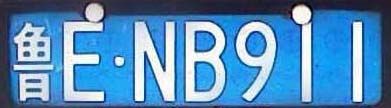
%> input picture Ⅰ类文件分割/I类/鲁ENB911.jpg, 391 x 108 px
$ octave luENB911.m   (GNU Octave 9; MATLAB toolbox functions it lacks are replaced by stand-ins)
%> lines starting %> are read from the running program, lines starting %| are printed output that depends on the picture; in (x1, y1, x2, y2) boxes, pixels count from 0 and x2, y2 are one past the last pixel; in counts of white or black regions, pixels touching at a corner belong together; the program's own positions count from 1
%%
clear;
close all;
clc;

%% 读取图像
img = imread('鲁ENB911.jpg');
%> img is the input picture: size 108x391x3 uint8; mean R, G, B 86.9, 140.6, 186.2
subplot(3,3, 1);
imshow(img);
title('车牌图像');

%% 灰度处理
img1 = rgb2gray(img);    % RGB图像转灰度图像
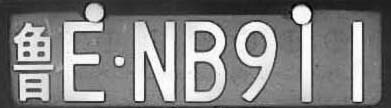
%> img1: size 108x391 uint8; min 1, max 255, mean 129.7
subplot(3,3,2);
imshow(img1);
title('灰度图像');
subplot(3,3,3);
imhist(img1);
title('灰度处理后的灰度直方图');

%% 边缘提取
img4 = edge(img1, 'roberts', 0.05, 'both');
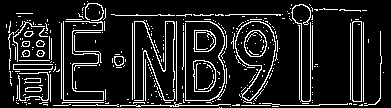
%> img4: size 108x391 logical; 12.6% white in thin lines or dots
subplot(3,3,4);
imshow(img4);
title('roberts算子边缘检测');

%% 平滑图像，图像膨胀
se = strel('rectangle', [50,30]);
img5 = imclose(img4, se);
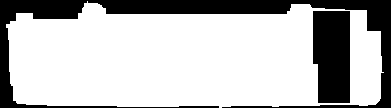
%> img5: size 108x391 logical; 73.8% white; 2 black regions, box (x1, y1, x2, y2) and area: (0, 0, 391, 108) 7873, (313, 11, 350, 103) 3209
subplot(3,3,5);
imshow(img5);
title('平滑图像的轮廓');

%% 从图像中删除所有少于2200像素8邻接
img6 = bwareaopen(img5, 2200);
subplot(3,3,6);
imshow(img6);
title('从图像中移除小对象');

%% 切割出图像
[y, x, z] = size(img6);
%> y = 108; x = 391; z = 1
img7 = double(img6);    % 转成双精度浮点型

% 车牌的蓝色区域
% Y方向
blue_Y = zeros(y, 1);
for i = 1:y
    for j = 1:x
        if(img7(i, j) == 1) % 判断车牌位置区域
            blue_Y(i, 1) = blue_Y(i, 1) + 1;    % 像素点统计
        end
    end
end
%> after the loop, blue_Y = 108 values, max 360 at index 104, min 0 at index 1, mean 288.4

% 找到Y坐标的最小值
img_Y1 = 1;
while (blue_Y(img_Y1) < 5) && (img_Y1 < y)
    img_Y1 = img_Y1 + 1;
end
%> this loop made 3 passes

% 找到Y坐标的最大值
img_Y2 = y;
%> img_Y2 = 108
while (blue_Y(img_Y2) < 5) && (img_Y2 > img_Y1)
    img_Y2 = img_Y2 - 1;
end
%> this loop made 1 pass
%> img_Y2 on pass 1: 107

% x方向
blue_X = zeros(1, x);
for j = 1:x
    for i = 1:y
        if(img7(i, j) == 1) % 判断车牌位置区域
            blue_X(1, j) = blue_X(1, j) + 1;
        end
    end
end
%> after the loop, blue_X = 391 values, max 105 at index 88, min 0 at index 1, mean 79.66

% 找到x坐标的最小值
img_X1 = 1;
while (blue_X(1, img_X1) < 5) && (img_X1 < x)
    img_X1 = img_X1 + 1;
end
%> this loop made 8 passes

% 找到x坐标的最小值
img_X2 = x;
%> img_X2 = 391
while (blue_X(1, img_X2) < 5) && (img_X2 > img_X1)
    img_X2 = img_X2 - 1;
end
%> this loop made 9 passes
%> img_X2 on passes 1 to 9: 390, 389, 388, 387, 386, 385, 384, 383, 382

% 对图像进行裁剪
img8 = img(img_Y1:img_Y2, img_X1:img_X2, :);
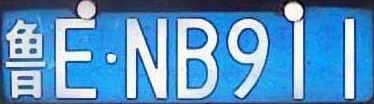
%> img8: size 104x374x3 uint8; mean R, G, B 90.8, 148.8, 196.7
subplot(3,3,7);
imshow(img8);
title('定位剪切后的彩色车牌图像')
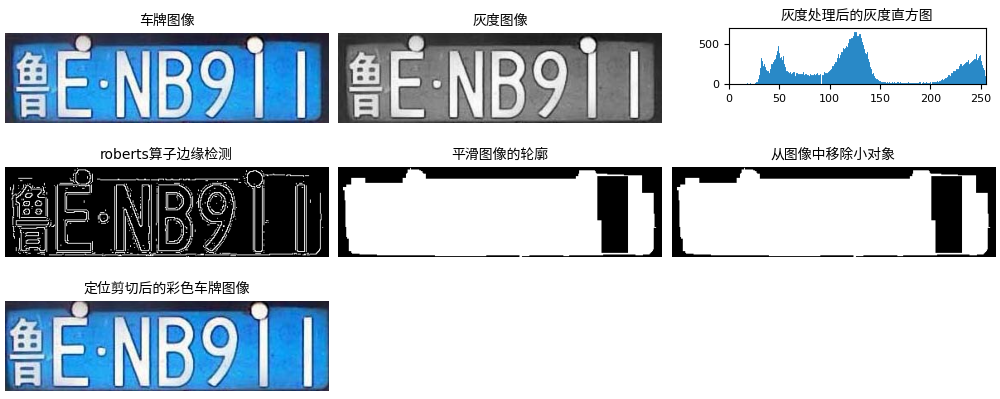
%> figure redrawn from the program's plot data, 7 panels

% 保存提取出来的车牌图像
imwrite(img8, '车牌图像.jpg');

%% 对车牌图像作图像预处理
plate_img = imread('车牌图像.jpg');
plate_img=img8;

% 转换成灰度图像
plate_img1 = rgb2gray(plate_img);    % RGB图像转灰度图像
figure;
subplot(3, 3, 1);
imshow(plate_img1);
title('灰度图像');
subplot(3, 3, 2);
imhist(plate_img1);
title('灰度处理后的灰度直方图');

%将图像锐化
Ig2=double(plate_img1);
w=fspecial('laplacian',0);
g1=imfilter(plate_img1,w,'replicate');
plate_img1=plate_img1-g1;
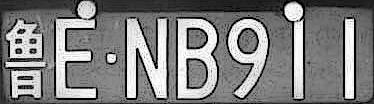
%> plate_img1: size 104x374 uint8; min 0, max 255, mean 126.5
subplot(3,3,3);
imshow(plate_img1);
title('锐化图');


% [16 lines of commented-out code are left out]
plate_img3 = im2bw(plate_img1, 0.6);
%> plate_img3: size 104x374 logical; 26.6% white; 29 white regions (17 under 20 px), largest, box (x1, y1, x2, y2) and area: (127, 19, 167, 98) 1928, (178, 19, 217, 98) 1841, (56, 1, 96, 98) 1745
subplot(3,3,7);
imshow(plate_img3);
title('车牌二值图像');

% 中值滤波
plate_img4 = medfilt2(plate_img3);
%> plate_img4: size 104x374 logical; 26.6% white; 11 white regions, largest, box (x1, y1, x2, y2) and area: (127, 19, 167, 98) 1929, (178, 19, 217, 98) 1846, (56, 1, 96, 98) 1748
subplot(3,3,8);
imshow(plate_img4);
title('中值滤波后的图像');
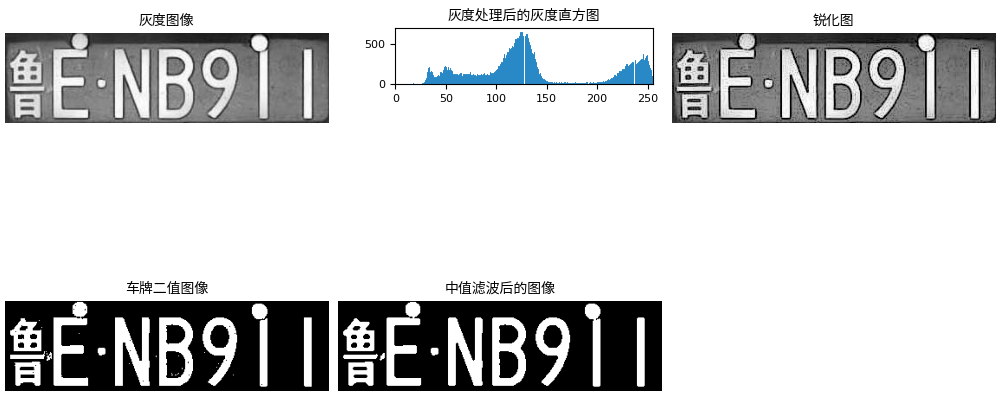
%> figure redrawn from the program's plot data, 5 panels

% [4 lines of commented-out code are left out]

%% 进行字符分割
%> (the run ends here)

$ run again, with Ⅰ类文件分割/I类/京V02633.jpg copied over Ⅰ类文件分割/I类/鲁ENB911.jpg
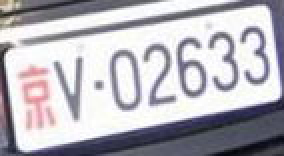
%> input picture Ⅰ类文件分割/I类/京V02633.jpg, 142 x 78 px (shown 2 times larger)
%> img is the input picture: size 78x142x3 uint8; mean R, G, B 182.2, 179.9, 186.9
%> `img4 = edge(img1, 'roberts', 0.05, 'both');`:
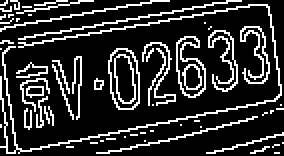
%> img4: size 78x142 logical (shown 2 times larger); 18.6% white in thin lines or dots
%> img5: size 78x142 logical; 94.4% white; 3 black regions (1 under 20 px), largest, box (x1, y1, x2, y2) and area: (0, 72, 142, 78) 392, (121, 0, 142, 54) 227
%> after the loop `for i = 1:y`: blue_Y = 78 values, max 142 at index 55, min 0 at index 78, mean 134
%> after the loop `while (blue_Y(img_Y1) < 5) && (img_Y1 < y)`: img_Y1 = 1
%> the loop `while (blue_Y(img_Y2) < 5) && (img_Y2 > img_Y1)` made 1 pass
%> img_Y2 on pass 1: 77
%> after the loop `for j = 1:x`: blue_X = 142 values, max 77 at index 4, min 18 at index 142, mean 73.61
%> after the loop `while (blue_X(1, img_X1) < 5) && (img_X1 < x)`: img_X1 = 1
%> plate_img3: size 77x142 logical; 61.2% white; 27 black regions (19 under 20 px), largest, box (x1, y1, x2, y2) and area: (0, 0, 142, 77) 2738, (0, 0, 83, 15) 556, (89, 19, 103, 49) 166
%> `plate_img4 = medfilt2(plate_img3);`:
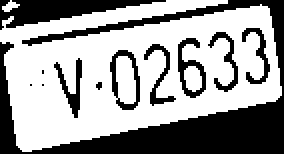
%> plate_img4: size 77x142 logical (shown 2 times larger); 61.7% white; 12 black regions (4 under 20 px), largest, box (x1, y1, x2, y2) and area: (0, 0, 142, 77) 2748, (0, 0, 83, 15) 576, (89, 19, 103, 49) 166

$ run again, with Ⅰ类文件分割/I类/京V02813.jpg copied over Ⅰ类文件分割/I类/鲁ENB911.jpg
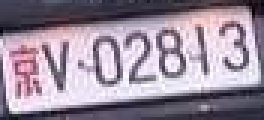
%> input picture Ⅰ类文件分割/I类/京V02813.jpg, 88 x 40 px (shown 3 times larger)
%> img is the input picture: size 40x88x3 uint8; mean R, G, B 153.3, 139.9, 155.8
%> `img4 = edge(img1, 'roberts', 0.05, 'both');`:
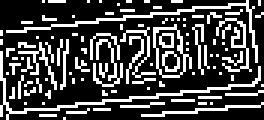
%> img4: size 40x88 logical (shown 3 times larger); 26.9% white in thin lines or dots
%> img5: size 40x88 logical; 92.6% white; 4 black regions (2 under 20 px), largest, box (x1, y1, x2, y2) and area: (22, 35, 88, 40) 134, (0, 0, 14, 10) 119
%> after the loop `for i = 1:y`: blue_Y = 40 values, max 88 at index 11, min 20 at index 40, mean 81.53
%> after the loop `while (blue_Y(img_Y1) < 5) && (img_Y1 < y)`: img_Y1 = 1
%> after the loop `for j = 1:x`: blue_X = 88 values, max 40 at index 15, min 29 at index 1, mean 37.06
%> after the loop `while (blue_X(1, img_X1) < 5) && (img_X1 < x)`: img_X1 = 1
%> plate_img3: size 40x88 logical; 46.1% white; 6 white regions (3 under 20 px), largest, box (x1, y1, x2, y2) and area: (0, 3, 87, 38) 1507, (33, 14, 39, 27) 58, (55, 18, 60, 24) 25
%> `plate_img4 = medfilt2(plate_img3);`:
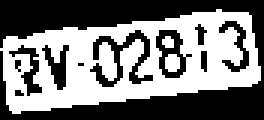
%> plate_img4: size 40x88 logical (shown 3 times larger); 48.1% white; 3 white regions (1 under 20 px), largest, box (x1, y1, x2, y2) and area: (0, 3, 87, 38) 1655, (55, 18, 60, 24) 26
